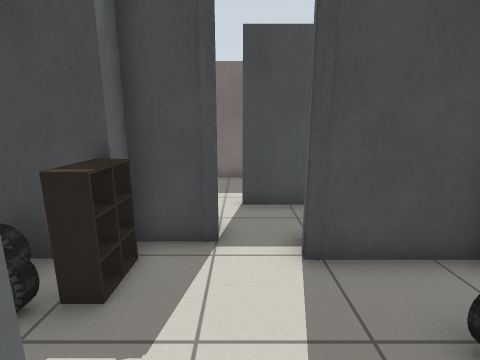
View 1 (above)

16 first-person views from a walk through a robot-simulator world made for Gazebo. The camera is 1.2 m above the floor, tilts 12° down and sees 85° across. Floor lines are 1 m apart. The floor is counted in squares, 0.5 m on a side. Each view is taken from the middle of a square. On the plan, view 1 faces up. The plan holds only what a view shows up to about 17 squares ahead; the rest is blank. Simple patterns stand in for the simulator's built-in surfaces.

View 2
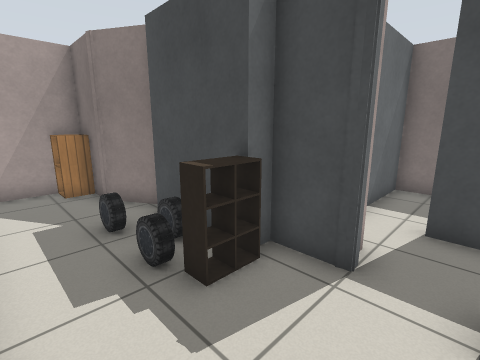

View 3
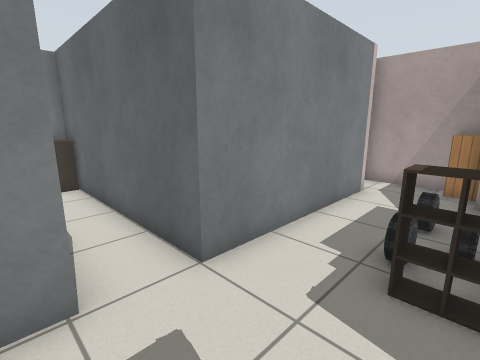

View 4
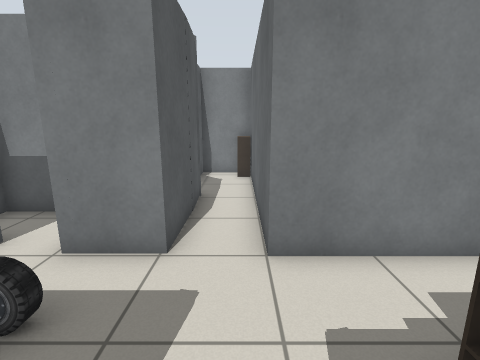

View 5
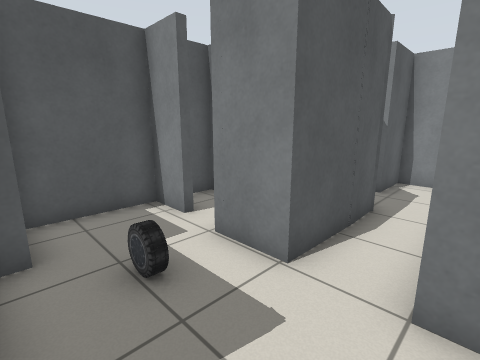

View 6
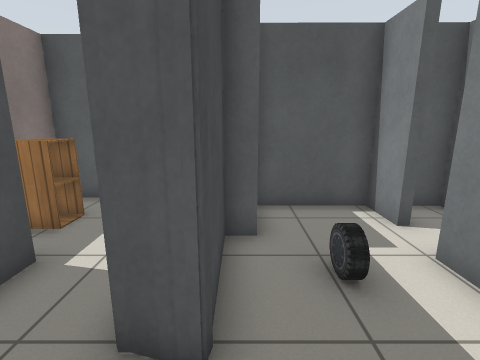

View 7
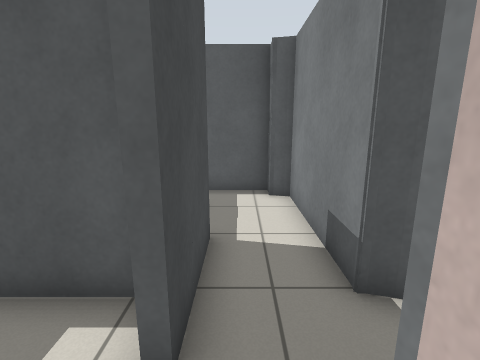

View 8
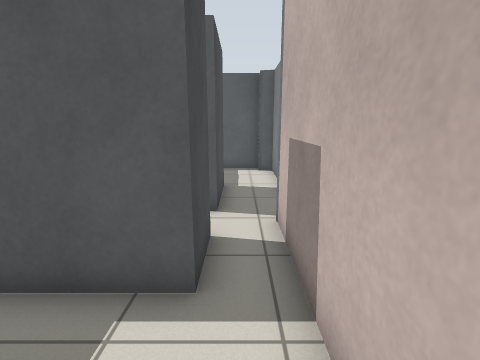

View 9
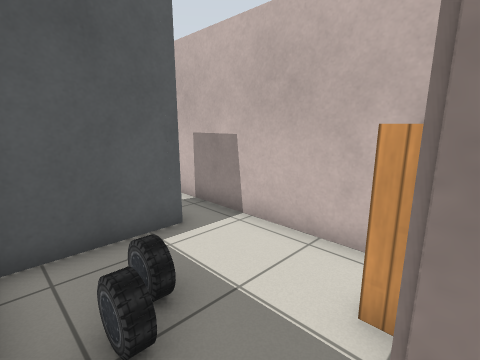

View 10
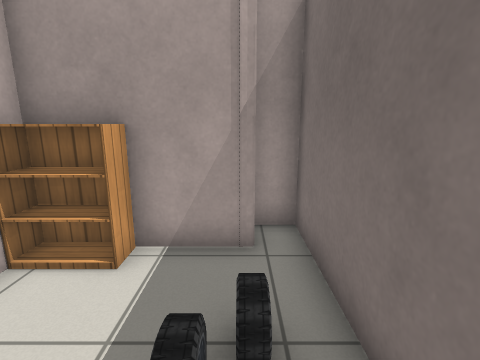

View 11
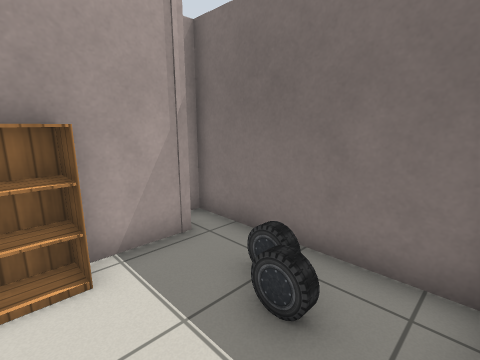

View 12
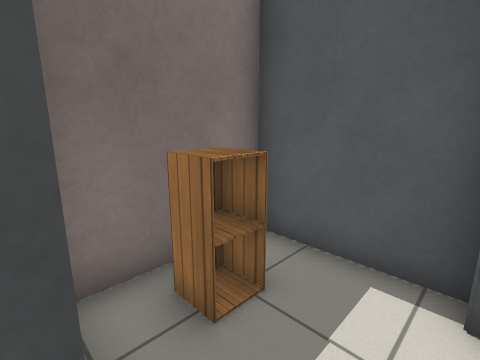

View 13
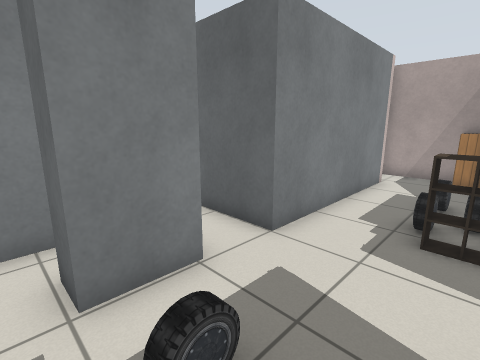

View 14
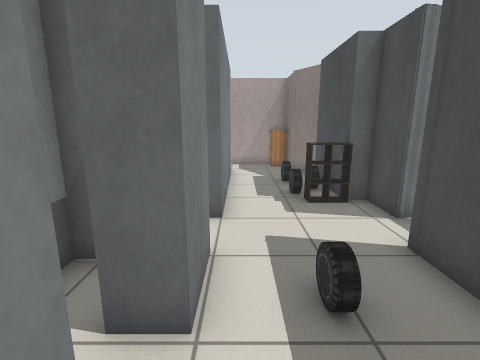

View 15
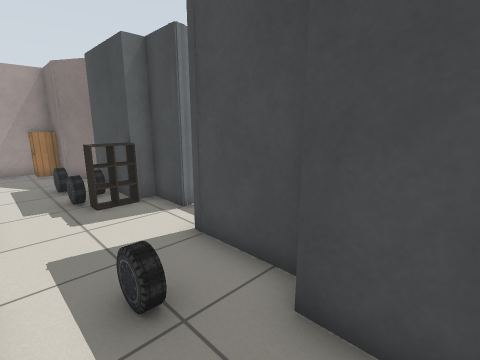

View 16
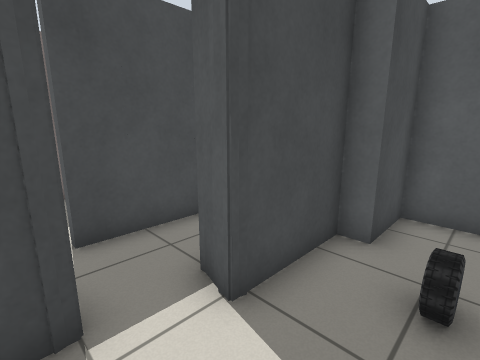

### Floor plan
Ten units are one square. View 1 is at (0, 0); x grows to the right and y downward. Boxes are objects, and circles mark ways between rooms. Rooms are numbered by the first view taken in them; rooms with no view inside come last. Other rooms are left out.
<svg viewBox="-104 -123 183 210">
<path fill="none" stroke="#000" d="M13 36 13 -4M-5 -4 -5 82 19 82 19 59M-5 70 1 70M-17 -43 -57 -43M-4 -51 -22 -51M-61 -47 -80 -36M-5 -55 -5 -51M13 -4 34 -4M11 -43 14 -53M-76 -36 -99 -36 -99 1M-81 -4 -5 -4M34 -43 13 -43 13 -53M-17 -36 -25 -36M-19 -45 -19 -31 -25 -31M-39 -113 -99 -113 -99 -102M-89 -104 -89 -61 -7 -61M-15 -76 -36 -76 -36 -110M13 -84 13 -104M-7 -61 -4 -51M13 -53 35 -53M34 -76 0 -76M9 -118 -16 -118 -16 -89M49 -2 66 -2 66 -36 44 -36 44 -43 34 -43M35 -53 66 -53 68 -61 74 -61 74 -99 36 -98M34 -4 34 6M16 20 65 20 65 11"/>
<rect x="-95" y="-35" width="10" height="10" fill="#bbb"><title>cabinet</title></rect>
<rect x="-55" y="-35" width="10" height="10" fill="#bbb"><title>car</title></rect>
<rect x="-45" y="-45" width="10" height="10" fill="#bbb"><title>car</title></rect>
<rect x="-35" y="-35" width="10" height="10" fill="#bbb"><title>car</title></rect>
<rect x="25" y="-25" width="10" height="10" fill="#bbb"><title>car</title></rect>
<rect x="-85" y="-85" width="10" height="20" fill="#bbb"><title>bookshelf</title></rect>
<rect x="-75" y="-105" width="10" height="10" fill="#bbb"><title>car</title></rect>
<rect x="-65" y="-105" width="10" height="10" fill="#bbb"><title>car</title></rect>
<rect x="45" y="-95" width="10" height="20" fill="#bbb"><title>cabinet</title></rect>
<circle cx="0" cy="-10" r="3" fill="#2a7"/>
<circle cx="5" cy="-50" r="3" fill="#2a7"/>
<circle cx="25" cy="-25" r="3" fill="#2a7"/>
<circle cx="-25" cy="-70" r="3" fill="#2a7"/>
<circle cx="25" cy="-65" r="3" fill="#2a7"/>
<circle cx="40" cy="0" r="3" fill="#2a7"/>
<text x="10" y="40">1</text>
<text x="-30" y="-20">2</text>
<text x="-60" y="-90">3</text>
<text x="0" y="-80">4</text>
<text x="50" y="-20">5</text>
<text x="50" y="-80">6</text>
<text x="40" y="10">7</text>
</svg>
Room 1 opens to room 2. Room 2 opens to room 4. Room 2 opens to room 5. Room 3 opens to room 4. Room 4 opens to room 6. Room 5 opens to room 7.

Where each view was taken, in squares from view 1:
view 1: 0 up, 0 right, facing up
view 2: 1 up, 1 right, facing up-left
view 3: 4 up, 2 right, facing down-left
view 4: 5 up, 0 right, facing down
view 5: 4 up, 1 left, facing down-right
view 6: 4 up, 1 left, facing right
view 7: 7 up, 2 left, facing right
view 8: 7 up, 7 left, facing right
view 9: 11 up, 9 left, facing down-right
view 10: 10 up, 4 left, facing left
view 11: 7 up, 4 left, facing up-left
view 12: 6 up, 3 right, facing up-right
view 13: 4 up, 4 right, facing down-left
view 14: 1 up, 6 right, facing left
view 15: 1 up, 6 right, facing up-left
view 16: 2 up, 1 left, facing up-right
